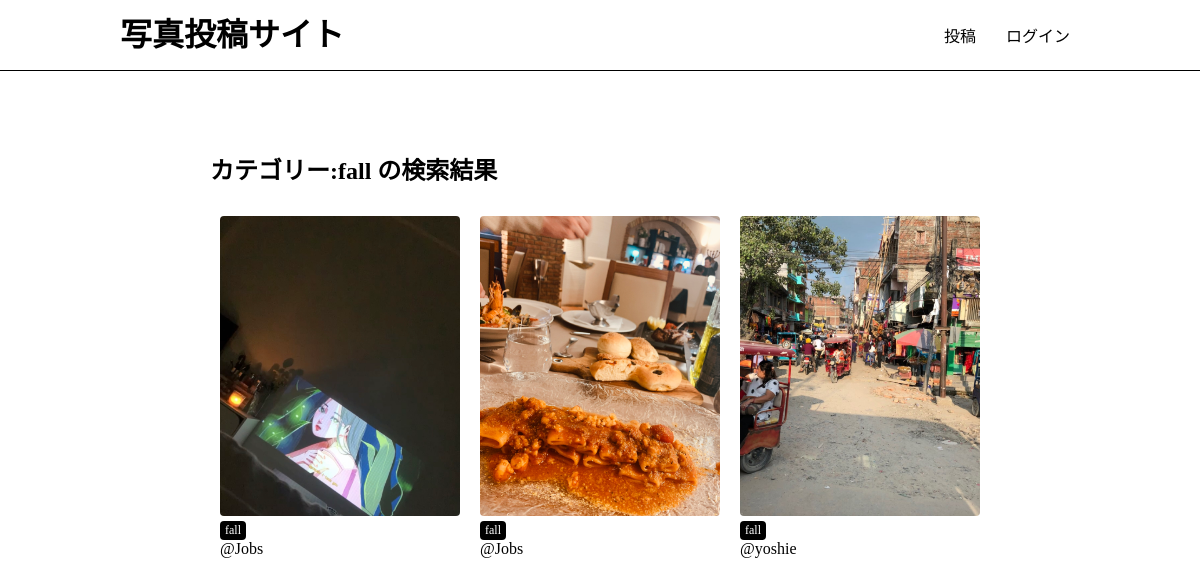
Page /photos/fall/ on the committed database.
### app/models.py (models this page shows, shortened)
class Category(models.Model):
    title = models.CharField(max_length=20)
    def __str__(self):
       return self.title

class Photo(models.Model):
    title = models.CharField(max_length=150)
    comment = models.TextField(blank=True)
    image = models.ImageField(upload_to='photos')
    category = models.ForeignKey(Category,on_delete=models.PROTECT)
    user = models.ForeignKey(User, on_delete=models.CASCADE)
    created_at = models.DateTimeField(auto_now=True)

### app/views.py (the view)
# urls.py: path('photos/<str:category>/', views.photos_category, name='photos_category'),
def photos_category(request, category):
    category = Category.objects.get(title=category)
    photos = Photo.objects.filter(category=category).order_by('-created_at')
    return render(request, 'app/index.html', {'photos': photos,'category':category})

### app/templates/app/index.html
{% extends 'app/base.html' %}
{% block content %}
{% if category %}
	<h2>カテゴリー:{{ category.title }} の検索結果</h2>
{% endif %}
{% include 'app/photos_list.html' %}
{% endblock %}

### app/templates/app/photos_list.html
<div class="photo-container">
    {% for photo in photos %}
    <div class="photo">
        <a href="{% url 'app:photos_detail' photo.id %}">
            <img src="{{ photo.image.url }}" class="photo-img">
        </a>
        <div class="photo-info">
            <a href="{% url 'app:photos_category' category=photo.category %}" class="category">{{ photo.category }}</a>
            <a href="{% url 'app:users_detail' photo.user.id %}">@{{ photo.user }}</a>
        </div>
    </div>
    {% endfor %}
</div>

### static/css/style.css (style rules this page uses)
html, body { margin: 0; }
div { box-sizing: border-box; }
a { text-decoration: none; color: #000; }
.photo { width: calc(100%/3); float: left; padding: 10px; margin-bottom: 15px; }
.photo a { display: block; }
.photo-info .category { display: inline-block; padding: 2px 5px; border-radius: 4px; font-size: 12px; color: #fff; background-color: #000; }
.photo-img { width: 100%; max-width: 500px; height: 300px; object-fit: cover; border-radius: 4px; }

### rows in the picture
Category: title "fall"
Photo: image (picture), category "fall", user "Jobs"
Photo: image (picture), category "fall", user "Jobs"
Photo: image (picture), category "fall", user "yoshie"
